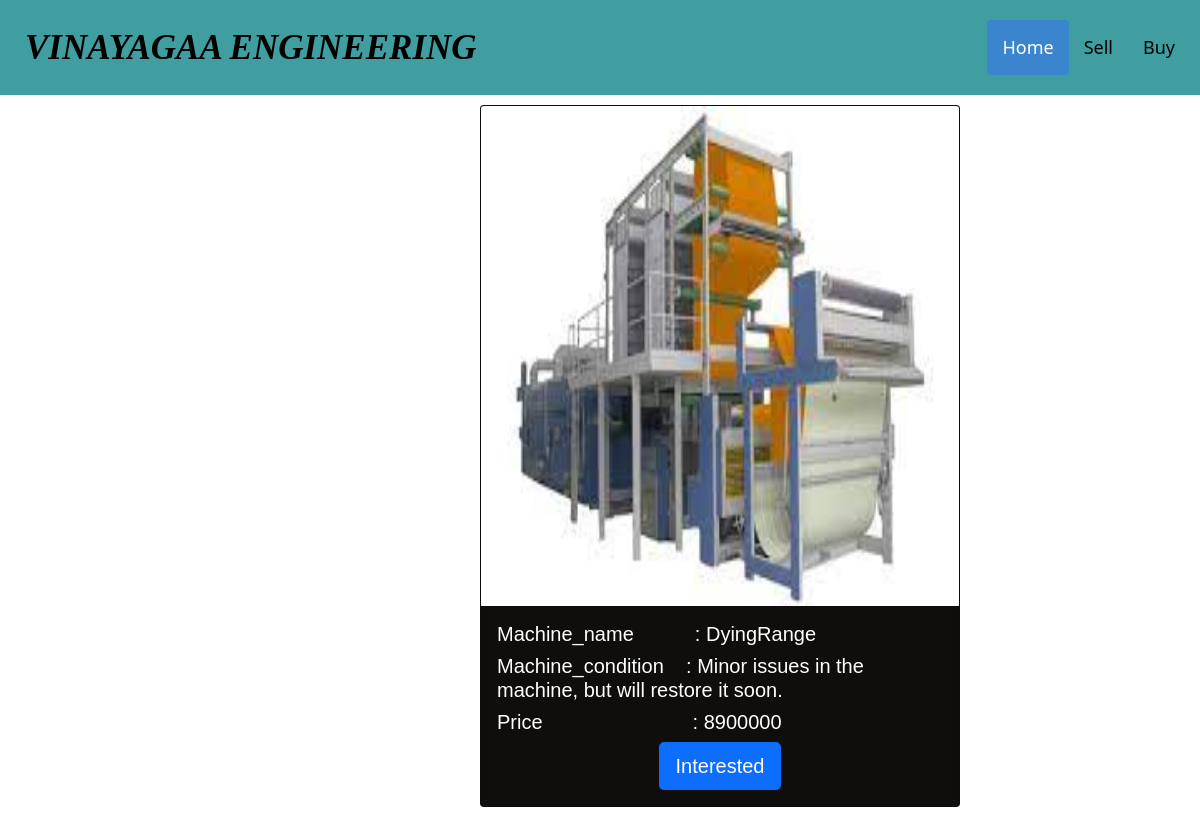
/buy/DyingRange, run on the app's committed database.
### vinayaga/models.py (models this page shows)
class detail(models.Model):
    Company_name=models.CharField(max_length=40)
    Company_address=models.CharField(max_length=100)
    Landmark=models.CharField(max_length=40)
    District=models.CharField(max_length=15)
    State=models.CharField(max_length=15)
    Pincode=models.IntegerField()
    Mobile_number=models.IntegerField()
    Email=models.EmailField(max_length=20)
    Machine_name=models.CharField(max_length=30)
    Machine_condition=models.TextField(max_length=1000)
    Price=models.IntegerField()
    Image = models.ImageField(upload_to='images/', default="")

### vinayaga/views.py (the view)
# urls.py: path('buy/<str:m_name>', views.buy, name='buy'),
def buy(request,m_name):
    machine=detail.objects.get(Machine_name=m_name)
    if request.method=="POST":
        form=myform1(request.POST,request.FILES)
        if form.is_valid():
            form.save()
            c_name=form.cleaned_data['Company_name']
            no=str(form.cleaned_data['Mobile_number'])
            message=c_name +" has shown interest for buying " +machine.Machine_name +"\ncontact number:" + no
            send_mail('interest shown by ',message,'jeevighashri@gmail.com',['jeevighashri@gmail.com'],fail_silently=False)
    else:
        form=myform1()
    return render(request, 'buy.html',{'machine':machine,'form': form})

### template/buy.html (shortened to what this page needs)
<!doctype html>
<html lang="en">
  <head>
    <link href="https://cdn.jsdelivr.net/npm/bootstrap@5.0.0-beta2/dist/css/bootstrap.min.css" rel="stylesheet">
  </head>
  <body>
    <div class="header">
      <a href="#default" class="logo">VINAYAGAA ENGINEERING</a>
      <div class="header-right">
        <a class="active" href="/index">Home</a>
        <a href="/index/sell"> Sell</a>
        <a href="/index/home">Buy</a>
      </div>
    </div>
        <div class="card mb-3 text center" style="max-width: 30rem;">
          <img src="{{machine.Image.url}}"  width="500px" height="500 px"class="card-img-top" alt="...">
          <div class="card-body">
            <h5 class="card-title"> Machine_name &nbsp&nbsp&nbsp&nbsp&nbsp&nbsp&nbsp &nbsp  : {{machine.Machine_name}}</h5>
          <h5>  <p class="card-text"> Machine_condition &nbsp&nbsp&nbsp: {{machine.Machine_condition}}</p></h5>
          <h5>  <p class="card-text"> Price &nbsp&nbsp&nbsp&nbsp&nbsp&nbsp&nbsp&nbsp&nbsp&nbsp&nbsp&nbsp&nbsp&nbsp
            &nbsp&nbsp&nbsp&nbsp&nbsp&nbsp&nbsp&nbsp&nbsp&nbsp   : {{machine.Price}}</p></h5>
            <center><button type="button" class="btn btn-primary btn-lg" id="myBtn">Interested</button></center>
          </div>
        </div>
        {% load crispy_forms_tags %}
  </body>
</html>

### template/buy.html (style rules this page uses)
.header { overflow: hidden; background-color: #3a9b9ef6; padding: 20px 10px; }
.header a { float: left; color: black; text-align: center; padding: 15px; text-decoration: none; font-size: 18px; line-height: 25px; border-radius: 4px; }
.header a.logo { font-size: 35px; font-weight: bold; font-style: italic; font-family:Florence, cursive; }
.header a.active { background-color: rgb(59, 133, 207); color: white; }
.header-right { float: right; }
body { background: url(https://encrypted-tbn0.gstatic.com/images?q=tbn:ANd9GcSoejkmzyHcN4VmssORqOq_3-ccrpjAvf5i-g&usqp=CAU) no-repeat; background-size: cover; }
p { size: 9cm; }
.card { margin-left: 30em; margin-top: 10px; background-color: rgb(15, 14, 12); color: white; width:fit-content; font-family: 'Lucida Sans', 'Lucida Sans Regular', 'Lucida Grande', 'Lucida Sans Unicode', Geneva, Verdana, sans-serif; }

### data on the page
detail: Image (picture), Machine_name "DyingRange", Machine_condition "Minor issues in the machine, but will restore it soon.", Price "8900000"
